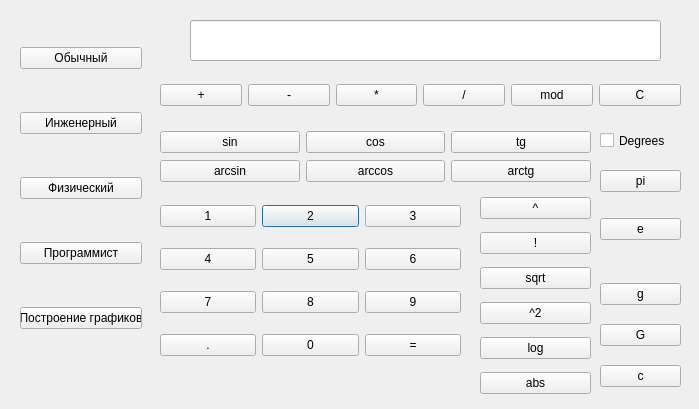
<?xml version="1.0" encoding="UTF-8"?>
<ui version="4.0">
 <class>MainWindow</class>
 <widget class="QDialog" name="MainWindow">
  <property name="geometry">
   <rect>
    <x>0</x>
    <y>0</y>
    <width>699</width>
    <height>409</height>
   </rect>
  </property>
  <property name="windowTitle">
   <string>Calculator</string>
  </property>
  <widget class="QWidget" name="gridLayoutWidget">
   <property name="geometry">
    <rect>
     <x>160</x>
     <y>190</y>
     <width>301</width>
     <height>181</height>
    </rect>
   </property>
   <layout class="QGridLayout" name="gridLayout">
    <item row="1" column="1">
     <widget class="QPushButton" name="btn2">
      <property name="text">
       <string>2</string>
      </property>
     </widget>
    </item>
    <item row="2" column="1">
     <widget class="QPushButton" name="btn5">
      <property name="text">
       <string>5</string>
      </property>
     </widget>
    </item>
    <item row="1" column="2">
     <widget class="QPushButton" name="btn3">
      <property name="text">
       <string>3</string>
      </property>
     </widget>
    </item>
    <item row="2" column="2">
     <widget class="QPushButton" name="btn6">
      <property name="text">
       <string>6</string>
      </property>
     </widget>
    </item>
    <item row="4" column="1">
     <widget class="QPushButton" name="btn0">
      <property name="text">
       <string>0</string>
      </property>
     </widget>
    </item>
    <item row="3" column="2">
     <widget class="QPushButton" name="btn9">
      <property name="text">
       <string>9</string>
      </property>
     </widget>
    </item>
    <item row="3" column="1">
     <widget class="QPushButton" name="btn8">
      <property name="text">
       <string>8</string>
      </property>
     </widget>
    </item>
    <item row="2" column="0">
     <widget class="QPushButton" name="btn4">
      <property name="text">
       <string>4</string>
      </property>
     </widget>
    </item>
    <item row="4" column="2">
     <widget class="QPushButton" name="btn_eq">
      <property name="text">
       <string>=</string>
      </property>
     </widget>
    </item>
    <item row="4" column="0">
     <widget class="QPushButton" name="btn_dot">
      <property name="text">
       <string>.</string>
      </property>
     </widget>
    </item>
    <item row="1" column="0">
     <widget class="QPushButton" name="btn1">
      <property name="text">
       <string>1</string>
      </property>
     </widget>
    </item>
    <item row="3" column="0">
     <widget class="QPushButton" name="btn7">
      <property name="text">
       <string>7</string>
      </property>
     </widget>
    </item>
   </layout>
  </widget>
  <widget class="QLineEdit" name="line">
   <property name="geometry">
    <rect>
     <x>190</x>
     <y>20</y>
     <width>471</width>
     <height>41</height>
    </rect>
   </property>
  </widget>
  <widget class="QWidget" name="gridLayoutWidget_2">
   <property name="geometry">
    <rect>
     <x>160</x>
     <y>70</y>
     <width>521</width>
     <height>51</height>
    </rect>
   </property>
   <layout class="QGridLayout" name="gridLayout_2">
    <item row="0" column="2">
     <widget class="QPushButton" name="btn_mult">
      <property name="text">
       <string>*</string>
      </property>
     </widget>
    </item>
    <item row="0" column="3">
     <widget class="QPushButton" name="btn_div">
      <property name="text">
       <string>/</string>
      </property>
     </widget>
    </item>
    <item row="0" column="1">
     <widget class="QPushButton" name="btn_sub">
      <property name="text">
       <string>-</string>
      </property>
     </widget>
    </item>
    <item row="0" column="0">
     <widget class="QPushButton" name="btn_add">
      <property name="text">
       <string>+</string>
      </property>
     </widget>
    </item>
    <item row="0" column="5">
     <widget class="QPushButton" name="btn_c">
      <property name="text">
       <string>C</string>
      </property>
     </widget>
    </item>
    <item row="0" column="4">
     <widget class="QPushButton" name="btn_mod">
      <property name="text">
       <string>mod</string>
      </property>
     </widget>
    </item>
   </layout>
  </widget>
  <widget class="QWidget" name="gridLayoutWidget_3">
   <property name="geometry">
    <rect>
     <x>480</x>
     <y>190</y>
     <width>111</width>
     <height>211</height>
    </rect>
   </property>
   <layout class="QGridLayout" name="gridLayout_3">
    <item row="6" column="0">
     <widget class="QPushButton" name="btn_abs">
      <property name="text">
       <string>abs</string>
      </property>
     </widget>
    </item>
    <item row="4" column="0">
     <widget class="QPushButton" name="btn_powto2">
      <property name="text">
       <string>^2</string>
      </property>
     </widget>
    </item>
    <item row="2" column="0">
     <widget class="QPushButton" name="btn_fact">
      <property name="text">
       <string>!</string>
      </property>
     </widget>
    </item>
    <item row="3" column="0">
     <widget class="QPushButton" name="btn_sqrt">
      <property name="text">
       <string>sqrt</string>
      </property>
     </widget>
    </item>
    <item row="1" column="0">
     <widget class="QPushButton" name="btn_pow">
      <property name="text">
       <string>^</string>
      </property>
     </widget>
    </item>
    <item row="5" column="0">
     <widget class="QPushButton" name="btn_log">
      <property name="text">
       <string>log</string>
      </property>
     </widget>
    </item>
   </layout>
  </widget>
  <widget class="QWidget" name="gridLayoutWidget_4">
   <property name="geometry">
    <rect>
     <x>20</x>
     <y>10</y>
     <width>122</width>
     <height>361</height>
    </rect>
   </property>
   <layout class="QGridLayout" name="gridLayout_4">
    <item row="0" column="0">
     <widget class="QPushButton" name="common">
      <property name="text">
       <string>Обычный</string>
      </property>
     </widget>
    </item>
    <item row="4" column="0">
     <widget class="QPushButton" name="graf_building">
      <property name="text">
       <string>Построение графиков</string>
      </property>
     </widget>
    </item>
    <item row="3" column="0">
     <widget class="QPushButton" name="programmer">
      <property name="text">
       <string>Программист</string>
      </property>
     </widget>
    </item>
    <item row="1" column="0">
     <widget class="QPushButton" name="engineer">
      <property name="text">
       <string>Инженерный</string>
      </property>
     </widget>
    </item>
    <item row="2" column="0">
     <widget class="QPushButton" name="physics">
      <property name="text">
       <string>Физический</string>
      </property>
     </widget>
    </item>
   </layout>
  </widget>
  <widget class="QWidget" name="gridLayoutWidget_5">
   <property name="geometry">
    <rect>
     <x>160</x>
     <y>130</y>
     <width>431</width>
     <height>54</height>
    </rect>
   </property>
   <layout class="QGridLayout" name="gridLayout_5">
    <item row="0" column="0">
     <widget class="QPushButton" name="btn_sin">
      <property name="text">
       <string>sin</string>
      </property>
     </widget>
    </item>
    <item row="0" column="2">
     <widget class="QPushButton" name="btn_tg">
      <property name="text">
       <string>tg</string>
      </property>
     </widget>
    </item>
    <item row="0" column="1">
     <widget class="QPushButton" name="btn_cos">
      <property name="text">
       <string>cos</string>
      </property>
     </widget>
    </item>
    <item row="1" column="0">
     <widget class="QPushButton" name="btn_arcsin">
      <property name="text">
       <string>arcsin</string>
      </property>
     </widget>
    </item>
    <item row="1" column="1">
     <widget class="QPushButton" name="btn_arccos">
      <property name="text">
       <string>arccos</string>
      </property>
     </widget>
    </item>
    <item row="1" column="2">
     <widget class="QPushButton" name="btn_arctg">
      <property name="text">
       <string>arctg</string>
      </property>
     </widget>
    </item>
   </layout>
  </widget>
  <widget class="QWidget" name="gridLayoutWidget_6">
   <property name="geometry">
    <rect>
     <x>600</x>
     <y>150</y>
     <width>81</width>
     <height>111</height>
    </rect>
   </property>
   <layout class="QGridLayout" name="gridLayout_6">
    <item row="1" column="0">
     <widget class="QPushButton" name="btn_e">
      <property name="text">
       <string>e</string>
      </property>
     </widget>
    </item>
    <item row="0" column="0">
     <widget class="QPushButton" name="btn_pi">
      <property name="text">
       <string>pi</string>
      </property>
     </widget>
    </item>
   </layout>
  </widget>
  <widget class="QCheckBox" name="degrees">
   <property name="geometry">
    <rect>
     <x>600</x>
     <y>130</y>
     <width>71</width>
     <height>21</height>
    </rect>
   </property>
   <property name="text">
    <string>Degrees</string>
   </property>
  </widget>
  <widget class="QWidget" name="gridLayoutWidget_7">
   <property name="geometry">
    <rect>
     <x>600</x>
     <y>270</y>
     <width>81</width>
     <height>131</height>
    </rect>
   </property>
   <layout class="QGridLayout" name="gridLayout_7">
    <item row="2" column="0">
     <widget class="QPushButton" name="btn_light_speed">
      <property name="text">
       <string>c</string>
      </property>
     </widget>
    </item>
    <item row="0" column="0">
     <widget class="QPushButton" name="btn_g">
      <property name="text">
       <string>g</string>
      </property>
     </widget>
    </item>
    <item row="1" column="0">
     <widget class="QPushButton" name="btn_G">
      <property name="text">
       <string>G</string>
      </property>
     </widget>
    </item>
   </layout>
  </widget>
 </widget>
 <resources/>
 <connections/>
</ui>
